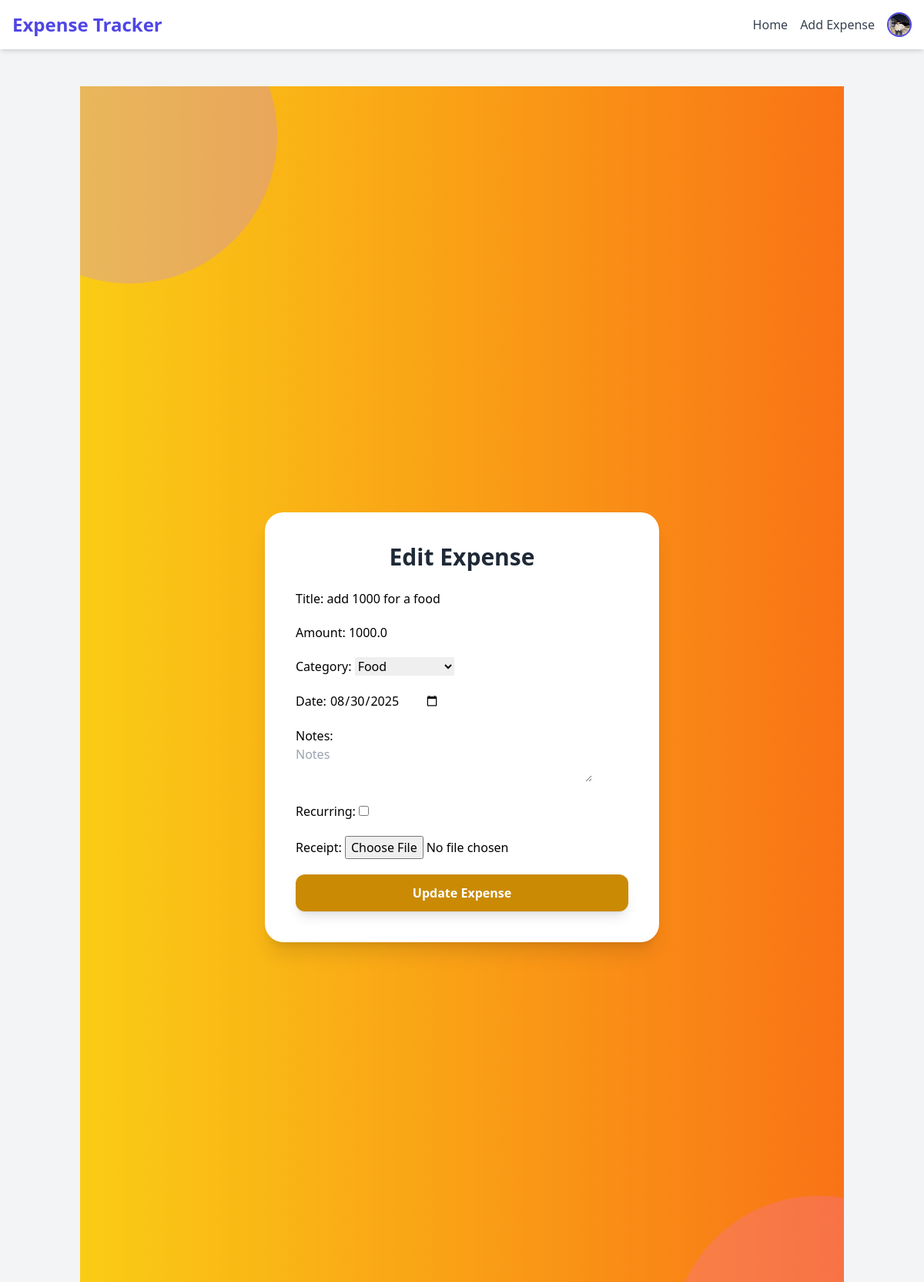
The app's page /edit/7/ (signed in) with its own data.
### tracker/models.py (models this page shows, shortened)
class UserProfile(models.Model):
    user = models.OneToOneField(User, on_delete=models.CASCADE)
    budget = models.FloatField(default=0)
    profile_picture = models.ImageField(upload_to='profiles/', blank=True, null=True)
    bio = models.TextField(blank=True, null=True)

class Expense(models.Model):
    user = models.ForeignKey(User, on_delete=models.CASCADE)
    title = models.CharField(max_length=100)
    amount = models.FloatField()
    category = models.ForeignKey(Category, on_delete=models.SET_NULL, null=True)
    date = models.DateField(default=timezone.now)
    notes = models.TextField(blank=True)
    recurring = models.BooleanField(default=False)
    receipt = models.ImageField(upload_to='receipts/', blank=True, null=True)
    bio = models.TextField(blank=True, null=True)

### tracker/views.py (the view)
# urls.py: path('edit/<int:expense_id>/', views.edit_expense, name='edit_expense'), # Edit
@login_required
def edit_expense(request, expense_id):
    expense = get_object_or_404(Expense, id=expense_id, user=request.user)
    if request.method == "POST":
        form = ExpenseForm(request.POST, request.FILES, instance=expense)
        if form.is_valid():
            form.save()
            messages.success(request, "Expense updated!")
            return redirect("home")
    else:
        form = ExpenseForm(instance=expense)
    return render(request, "tracker/edit_expense.html", {"form": form})

### tracker/forms.py
class ExpenseForm(forms.ModelForm):
    date = forms.DateField(widget=forms.DateInput(attrs={'type': 'date'}))
    recurring = forms.BooleanField(required=False, initial=False)
    class Meta:
        model = Expense
        fields = ["title", "amount", "category", "date", "notes", "recurring", "receipt"]
        widgets = {
            'title': forms.TextInput(attrs={'placeholder': 'Expense title'}),
            'amount': forms.NumberInput(attrs={'placeholder': 'Amount'}),
            'notes': forms.Textarea(attrs={'placeholder': 'Notes', 'rows': 2}),
            'category': forms.Select()
        }

### tracker/models.py (called while the page is built)
    def __str__(self):
        return self.name

### tracker/templates/tracker/edit_expense.html (shortened to what this page needs)
{% extends "tracker/base.html" %}
{% block content %}
<div class="relative min-h-screen flex items-center justify-center bg-gradient-to-r from-yellow-400 to-orange-500 overflow-hidden">
    <div class="absolute -top-32 -left-32 w-96 h-96 bg-purple-400 rounded-full opacity-30 animate-pulse-slow"></div>
    <div class="absolute -bottom-40 -right-40 w-96 h-96 bg-pink-400 rounded-full opacity-30 animate-pulse-slow"></div>
    <div class="relative z-10 w-full max-w-lg bg-white rounded-3xl shadow-xl p-10 animate-fadeIn">
        <h2 class="text-3xl font-bold text-gray-800 mb-6 animate-bounce text-center">Edit Expense</h2>
        <form method="POST" enctype="multipart/form-data" class="space-y-5">
            {{ form.as_p }}
            <button type="submit"
                class="w-full bg-yellow-600 text-white font-bold py-3 rounded-xl shadow-lg hover:bg-yellow-700 hover:scale-105 transition transform duration-300">
                Update Expense
            </button>
        </form>
    </div>
</div>
{% endblock %}

### tracker/templates/tracker/base.html (shortened to what this page needs)
<!DOCTYPE html>
<html lang="en" x-data>
<head>
    <script src="https://cdn.tailwindcss.com"></script>
</head>
<body class="bg-gray-100 font-sans min-h-screen flex flex-col">
    <nav class="bg-white shadow-md p-4 flex justify-between items-center sticky top-0 z-50">
        <h1 class="text-2xl font-bold text-indigo-600 animate-pulse">Expense Tracker</h1>
        <div class="flex items-center space-x-4">
            {% if user.is_authenticated %}
                <a href="{% url 'home' %}" class="text-gray-700 hover:text-indigo-600 transition">Home</a>
                <a href="{% url 'add_expense' %}" class="text-gray-700 hover:text-indigo-600 transition">Add Expense</a>
                <div x-data="{ open: false }" class="relative">
                    {% if user.userprofile.profile_picture %}
                        <img src="{{ user.userprofile.profile_picture.url }}"
                             @click="open = !open"
                             class="w-8 h-8 rounded-full border-2 border-indigo-600 cursor-pointer"
                             alt="Profile">
                    {% else %}
                        <div @click="open = !open"
                             class="w-8 h-8 rounded-full bg-indigo-600 text-white flex items-center justify-center font-bold cursor-pointer">
                            {{ user.username|slice:":1"|upper }}
                        </div>
                    {% endif %}
                </div>
            {% else %}
                <a href="{% url 'login' %}" class="text-gray-700 hover:text-indigo-600 transition">Login</a>
                <a href="{% url 'register' %}" class="text-gray-700 hover:text-indigo-600 transition">Register</a>
            {% endif %}
        </div>
    </nav>
    <main class="flex-grow container mx-auto px-4 py-8">
        {% block content %}{% endblock %}
    </main>
</body>
</html>

### records on screen
Expense: title "add 1000 for a food", amount "1000.0", category "Food", date "08/30/2025"
